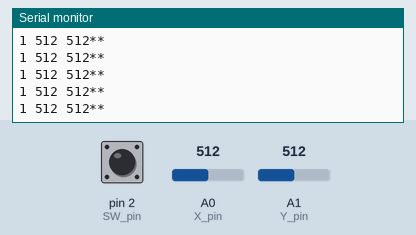
This sketch was run on a simulated Arduino Uno, built with avr-gcc and run on an emulated ATmega328P. On the bench: the last lines printed to the serial monitor. The inputs (shaded band) are chosen by the test bench; at power-on: A0 (X_pin) = 512, A1 (Y_pin) = 512, pin 2 (SW_pin) HIGH. No radio packets arrive unless stated.

Above: at 1.2 s.
1.3 s: A0 (X_pin) set to 104
At 1.41 s:
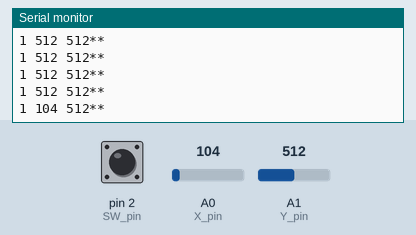
2.8 s: A0 (X_pin) set to 88
At 2.88 s:
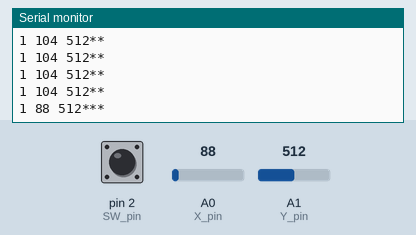
4.8 s: A1 (Y_pin) set to 111
At 4.84 s:
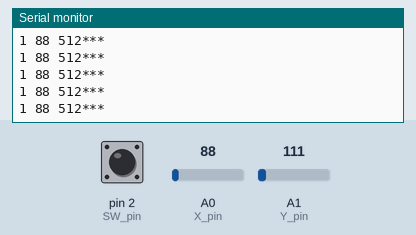
6.3 s: A1 (Y_pin) set to 94
At 6.44 s:
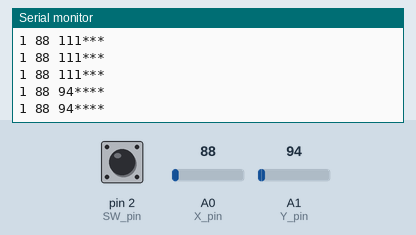
Timing chart, 0 to 9.3 s (numbered marks = the images above; inputs shaded):
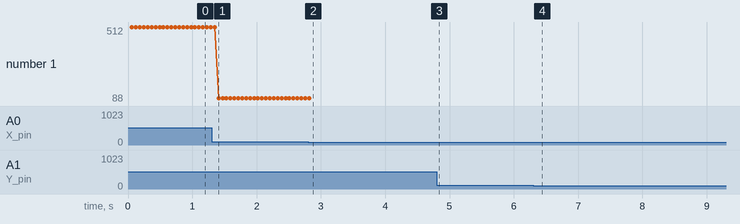

Measured:
- the behaviour switches between 100 and 99 on A0 (X_pin) (found by bisection; images 1 and 2)
- the behaviour switches between 100 and 99 on A1 (Y_pin) (found by bisection; images 3 and 4)
- after the input at 1.3 s, the serial monitor: prints a new line after 0.11 s (image 1)
- after the input at 2.8 s, the serial monitor: prints a new line after 0.08 s (image 2)
- after the input at 6.3 s, the serial monitor: prints a new line after 0.07 s (image 4)
- plotted number 1: 512 → 104 after the input at 1.3 s

The sketch:

Transmitter.ino
```cpp
#define X_pin 0
#define Y_pin 1
#define SW_pin 2
#include <RH_ASK.h>
#include <SPI.h>

RH_ASK driver;

void setup()
{
  pinMode(SW_pin, INPUT);
  digitalWrite(SW_pin, HIGH);
    Serial.begin(9600);
    if (!driver.init())
         Serial.println("init failed");
}

void loop()
{
  int sw = digitalRead(SW_pin);
  int x = analogRead(X_pin);
  int y = analogRead(Y_pin);
  String str1(sw), str2(x), str3(y);
  String str = str1 + " " + str2 + " " + str3;
  for(int i = str.length(); i < 11; i++)
    str += "*";
  const char *msg = str.c_str();
  driver.send((uint8_t *)msg, strlen(msg));
  driver.waitPacketSent();
  Serial.println(msg);
}
```
